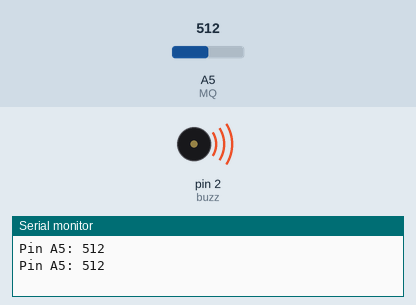
A sketch run on a simulated Arduino Uno, built with avr-gcc and run on an emulated ATmega328P. Shown: buzzer (waves = sounding, pin HIGH), the last lines printed to the serial monitor. The inputs (shaded band) are chosen by the test bench; at power-on: A5 (MQ) = 512.

Above: at 1.8 s.
1.9 s: A5 (MQ) set to 419
3.4 s: A5 (MQ) set to 388
At 4.3 s:
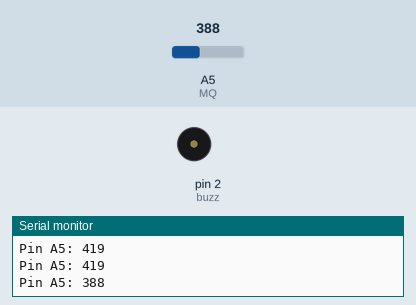
5.5 s: A5 (MQ) set to 410
At 7.0 s:
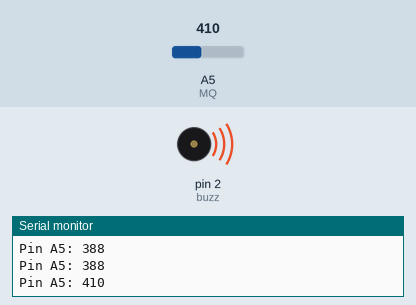
7.5 s: A5 (MQ) set to 390
At 8.6 s:
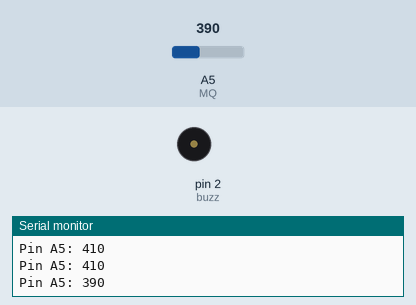
Timing chart, 0 to 10.5 s (numbered marks = the images above; inputs shaded):
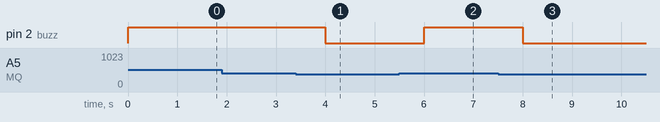

Measured:
- the behaviour switches between 401 and 400 on A5 (MQ) (found by bisection; images 0 and 1)
- after the input at 3.4 s, pin 2 (buzz): HIGH → LOW after 0.60 s
- after the input at 5.5 s, pin 2 (buzz): LOW → HIGH after 0.50 s
- after the input at 7.5 s, pin 2 (buzz): HIGH → LOW after 0.50 s

The sketch:

Alchol.ino
```cpp
int MQ = A5;//connect mq sensor to analog pin 5
int buzz= 2;//connect Buzzer sensor to digital pin 2
int sensorThreshold=400;//maximum value

void setup() {
  pinMode(MQ,INPUT);// Mq sensor is taking input
  pinMode(buzz,OUTPUT);//Buzzer is giving output
  Serial.begin(9600);
}

void loop() {
  int analogSensor = analogRead(MQ);//defining mq as analog read

  Serial.print("Pin A5: ");//command for mq print on monitor
  Serial.println(analogSensor);//command for mq print on monitor
  if (analogSensor > sensorThreshold)
  {
    digitalWrite(buzz,HIGH);
  }
  else
  {
   digitalWrite(buzz,LOW);
  }
  delay(1000);//comand for time of 1second
}
```
